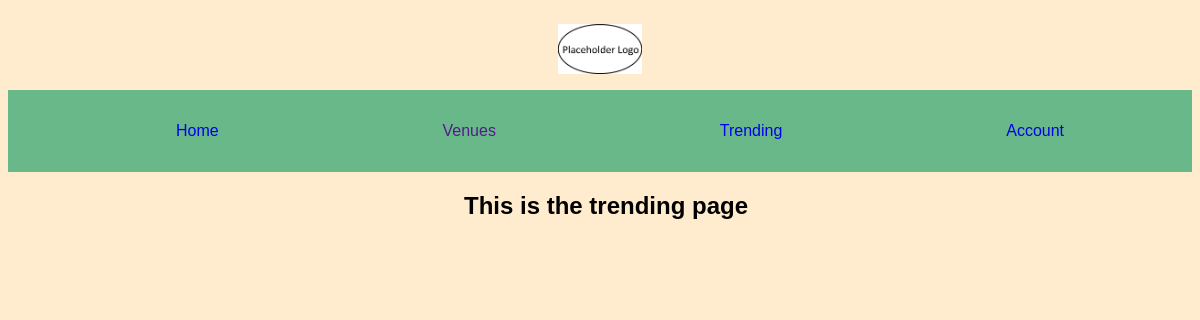
The page /trending/ on the database as committed earlier.
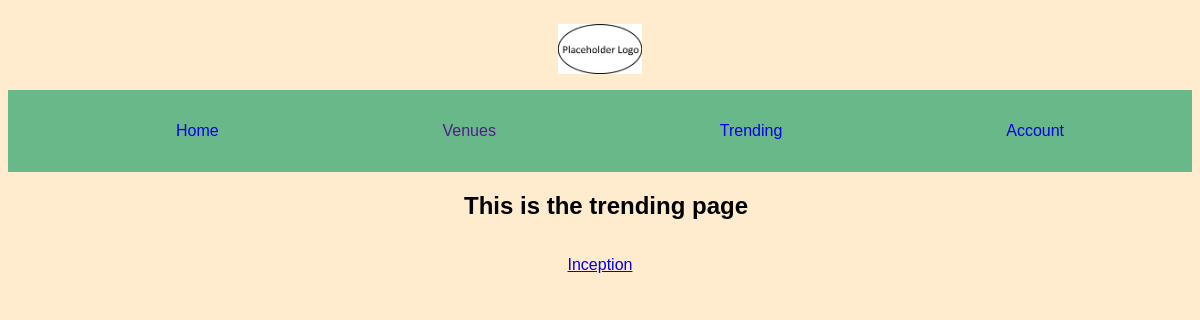
The same page on the database as committed later.
### shows/models.py (models this page shows, shortened)
class Show(models.Model):
    show_id = models.SlugField(
        primary_key=True
    )
    show_name = models.CharField(
        max_length=200
    )
    show_type = models.CharField(
        max_length=30
    )
    show_duration = models.IntegerField()
    show_description = models.TextField()
    show_agerating = models.CharField(
        max_length=20
    )
    show_release_date = models.DateField()
    show_language = models.CharField(
        max_length=20
    )
    show_banner = models.ImageField()
    public = models.BooleanField()

### shopapp/views.py (the view)
# urls.py: path('trending/', TrendingPageView.as_view(), name='trending'),
class TrendingPageView(TemplateView):
	def get(self, request):
		context = {'shows': Show.objects.all()}
		return render(request, 'trending.html', context)

### shopapp/templates/trending.html (shortened to what this page needs)
{% extends "base.html" %}
{% block content %}
<article>
    <h1>This is the trending page</h1>
    <div style="display: flex; justify-content: space-around;">
        {% for show in shows %}
            <div>
                <p><a href="{% url 'shows:show_page' show.show_id %}">{{ show.show_name }}</a></p>
            </div>
        {% endfor %}
    </div>
</article>
{% endblock %}

Rows that differ between the two databases and show on the page:
added Show: show_name "Inception"
